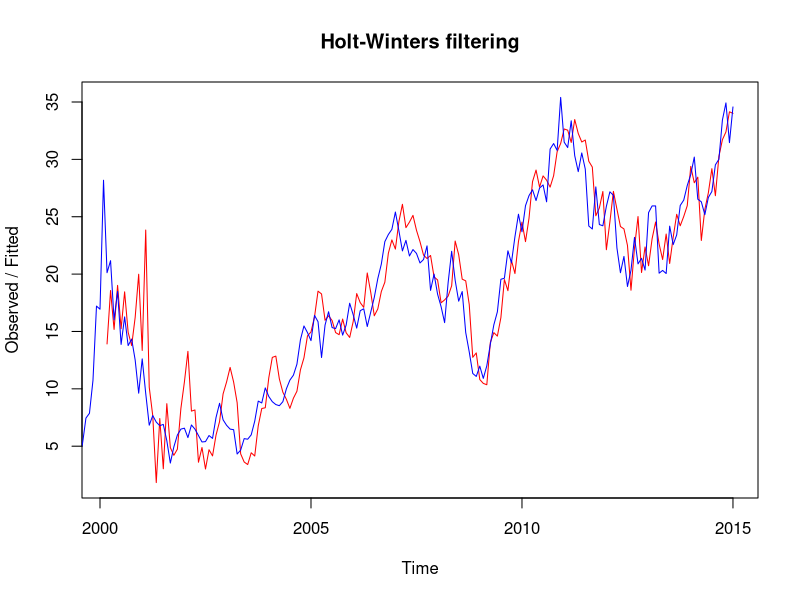
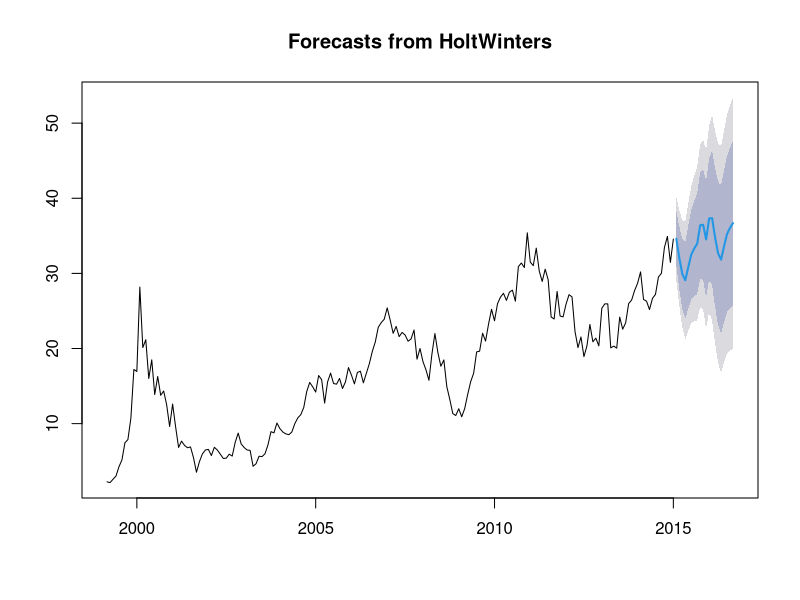

Reproduce these figures in R, in order.
# Suavizado y pronóstico utilizando el método de Holt-Winters
library(tidyverse)
library(forecast)

infy <- read.csv("data/infy-monthly.csv")

#Creando la serie de tiempo

infy.ts <- ts(infy$Adj.Close, start = c(1999,3), frequency = 12)

#Realizando Holt-Winters suavizado exponencial

infy.hw <- HoltWinters(infy.ts)

#Ploteando los resultados

plot(infy.hw, col = "blue", col.predicted = "red")

#Examinando los errores al cuadrado

infy.hw$SSE

#Apha, beta y gamma usados para el filtro

infy.hw$alpha
infy.hw$beta
infy.hw$gamma

#Buscando los valores equipados

head(infy.hw$fitted)


# Generando el plot con el pronostico suavisado con model Holt-Winters

infy.forecast <- forecast(infy.hw, h=20)

plot(infy.forecast)
